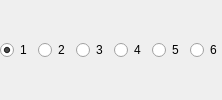
                               <widget class="QWidget" name="streamSingleTracks">
                                <property name="sizePolicy">
                                 <sizepolicy hsizetype="Maximum" vsizetype="Preferred">
                                  <horstretch>0</horstretch>
                                  <verstretch>0</verstretch>
                                 </sizepolicy>
                                </property>
                                <layout class="QHBoxLayout" name="horizontalLayout_39">
                                 <property name="leftMargin">
                                  <number>0</number>
                                 </property>
                                 <property name="topMargin">
                                  <number>0</number>
                                 </property>
                                 <property name="rightMargin">
                                  <number>0</number>
                                 </property>
                                 <property name="bottomMargin">
                                  <number>0</number>
                                 </property>
                                 <item>
                                  <widget class="PLSRadioButton" name="advOutTrack1">
                                   <property name="text">
                                    <string notr="true">1</string>
                                   </property>
                                   <property name="checked">
                                    <bool>true</bool>
                                   </property>
                                  </widget>
                                 </item>
                                 <item>
                                  <widget class="PLSRadioButton" name="advOutTrack2">
                                   <property name="text">
                                    <string notr="true">2</string>
                                   </property>
                                  </widget>
                                 </item>
                                 <item>
                                  <widget class="PLSRadioButton" name="advOutTrack3">
                                   <property name="text">
                                    <string notr="true">3</string>
                                   </property>
                                  </widget>
                                 </item>
                                 <item>
                                  <widget class="PLSRadioButton" name="advOutTrack4">
                                   <property name="text">
                                    <string notr="true">4</string>
                                   </property>
                                  </widget>
                                 </item>
                                 <item>
                                  <widget class="PLSRadioButton" name="advOutTrack5">
                                   <property name="text">
                                    <string notr="true">5</string>
                                   </property>
                                  </widget>
                                 </item>
                                 <item>
                                  <widget class="PLSRadioButton" name="advOutTrack6">
                                   <property name="text">
                                    <string notr="true">6</string>
                                   </property>
                                  </widget>
                                 </item>
                                </layout>
                               </widget>
